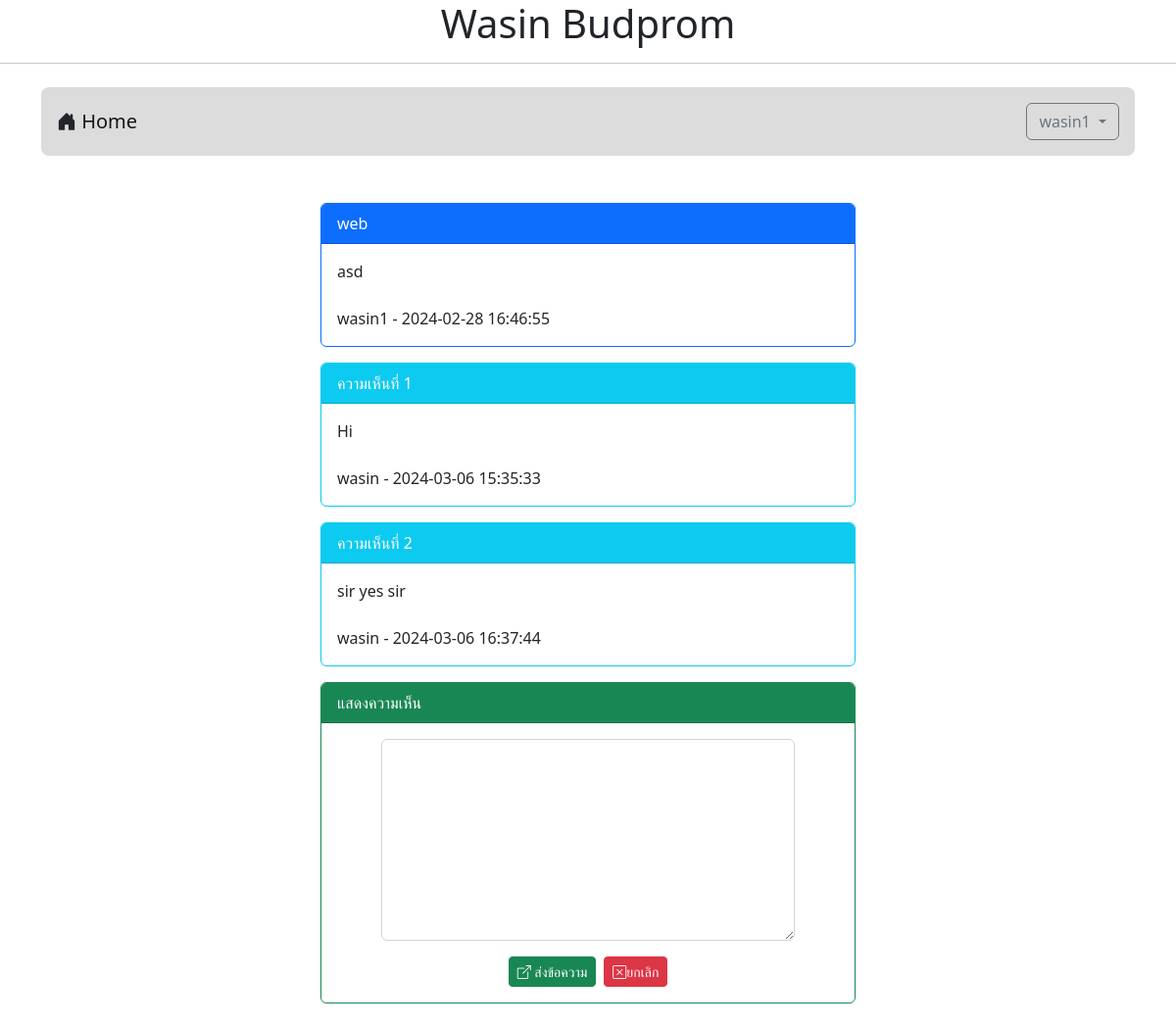
/post.php?id=1 (signed in), run on the app's committed database.
### tables this page shows
CREATE TABLE `post` (
  `id` int(11) NOT NULL,
  `title` varchar(128) NOT NULL,
  `content` varchar(2048) NOT NULL,
  `post_date` datetime NOT NULL,
  `cat_id` int(11) NOT NULL,
  `user_id` int(11) NOT NULL
);

CREATE TABLE `user` (
  `id` int(11) NOT NULL,
  `login` varchar(64) NOT NULL,
  `password` varchar(64) NOT NULL,
  `name` varchar(64) NOT NULL,
  `gender` char(1) NOT NULL,
  `email` varchar(32) NOT NULL,
  `role` char(1) NOT NULL
);

CREATE TABLE `comment` (
  `id` int(11) NOT NULL,
  `content` varchar(20148) NOT NULL,
  `post_date` datetime NOT NULL,
  `user_id` int(11) NOT NULL,
  `post_id` int(11) NOT NULL
);

### post.php (the view, shortened to what this page needs)
<!DOCTYPE html>
<html lang="en">
<head>
    <link href="https://cdn.jsdelivr.net/npm/bootstrap@5.2.3/dist/css/bootstrap.min.css" rel="stylesheet">
    <link rel="stylesheet" href="https://cdn.jsdelivr.net/npm/bootstrap-icons@1.11.3/font/bootstrap-icons.min.css">
</head>
<header>
    <h1 style="text-align:center;">Wasin Budprom</h1>
    <hr>
</header>
<body>
    <div class="container-lg">
        <?php
            include "nav.php"
        ?>
        <div class="row mt-4">
            <div class="col-lg-3 col-md-2 col-sm-1"></div>
            <div class="col-lg-6 col-md-8 col-sm-10">
                <?php
                    $conn=new PDO("mysql:host=localhost;dbname=webboard;charset=utf8","root","");
                    $sql="SELECT post.title,post.content,post.post_date,user.login FROM post INNER JOIN user ON
                        (post.user_id=user.id) WHERE post.id=$_GET[id]";
                    $result=$conn->query($sql);
                        while($row=$result->fetch()){
                           echo "<div class='card border-primary mt-3'>";
                           echo    "<div class='card-header bg-primary text-white'>
                                    $row[0]
                                    </div>";
                           echo    "<div class='card-body'>
                                    $row[1]
                                    <br><br>$row[3] - $row[2]
                                    </div>";
                           echo "</div>";
                        };
                    $sql1="SELECT comment.content,comment.post_date,user.login comment FROM comment INNER JOIN user ON
                            (comment.user_id=user.id) WHERE comment.post_id=$_GET[id]";
                    $result=$conn->query($sql1);
                    $i=1;
                    while($row=$result->fetch()){
                    echo "<div class='card border-info mt-3'>";
                    echo    "<div class='card-header bg-info text-white'>
                                ความเห็นที่ $i
                            </div>";
                    echo    "<div class='card-body'>
                                $row[0]
                                <br><br>$row[2] - $row[1]
                                </div>";
                    echo "</div>";
                    $i++;
                    };
                ?>
            <?php if(isset($_SESSION['id'])){ ?>
            <div class="card border-success mt-3">
                <div class="card-header bg-success text-white">แสดงความเห็น</div>
                <div class="card-body">
                    <form action="post_save.php" method="post">
                        <div class="row mb-3 justify-content-center">
                            <div class="col-lg-10">
                                <textarea name="comment" id="" rows="8" class="form-control" required></textarea>
                            </div>
                        </div>
                        <div class="row">
                            <div class="col-lg-12 d-flex justify-content-center">
                                <button type="submit" class="btn btn-success btn-sm text-white">
                                    <i class="bi bi-box-arrow-up-right"></i> ส่งข้อความ
                                </button>
                                <button type="reset" class="btn btn-danger btn-sm ms-2"><i class="bi bi-x-square"></i>ยกเลิก</button>
                            </div>
                        </div>
                    </form>
                </div>
            </div>
            <?php }?>
            <br>
            </div>
            <div class="col-lg-3 col-md-2 col-sm-1"></div>
        </div>
    </div>
</body>
</html>

### data on the page
post: title "web", content "asd", user.login "wasin1", post_date "2024-02-28 16:46:55"
comment: content "Hi", user.login "wasin", post_date "2024-03-06 15:35:33"
comment: content "sir yes sir", user.login "wasin", post_date "2024-03-06 16:37:44"

### other printed values
$_SESSION['username'] "wasin1"
